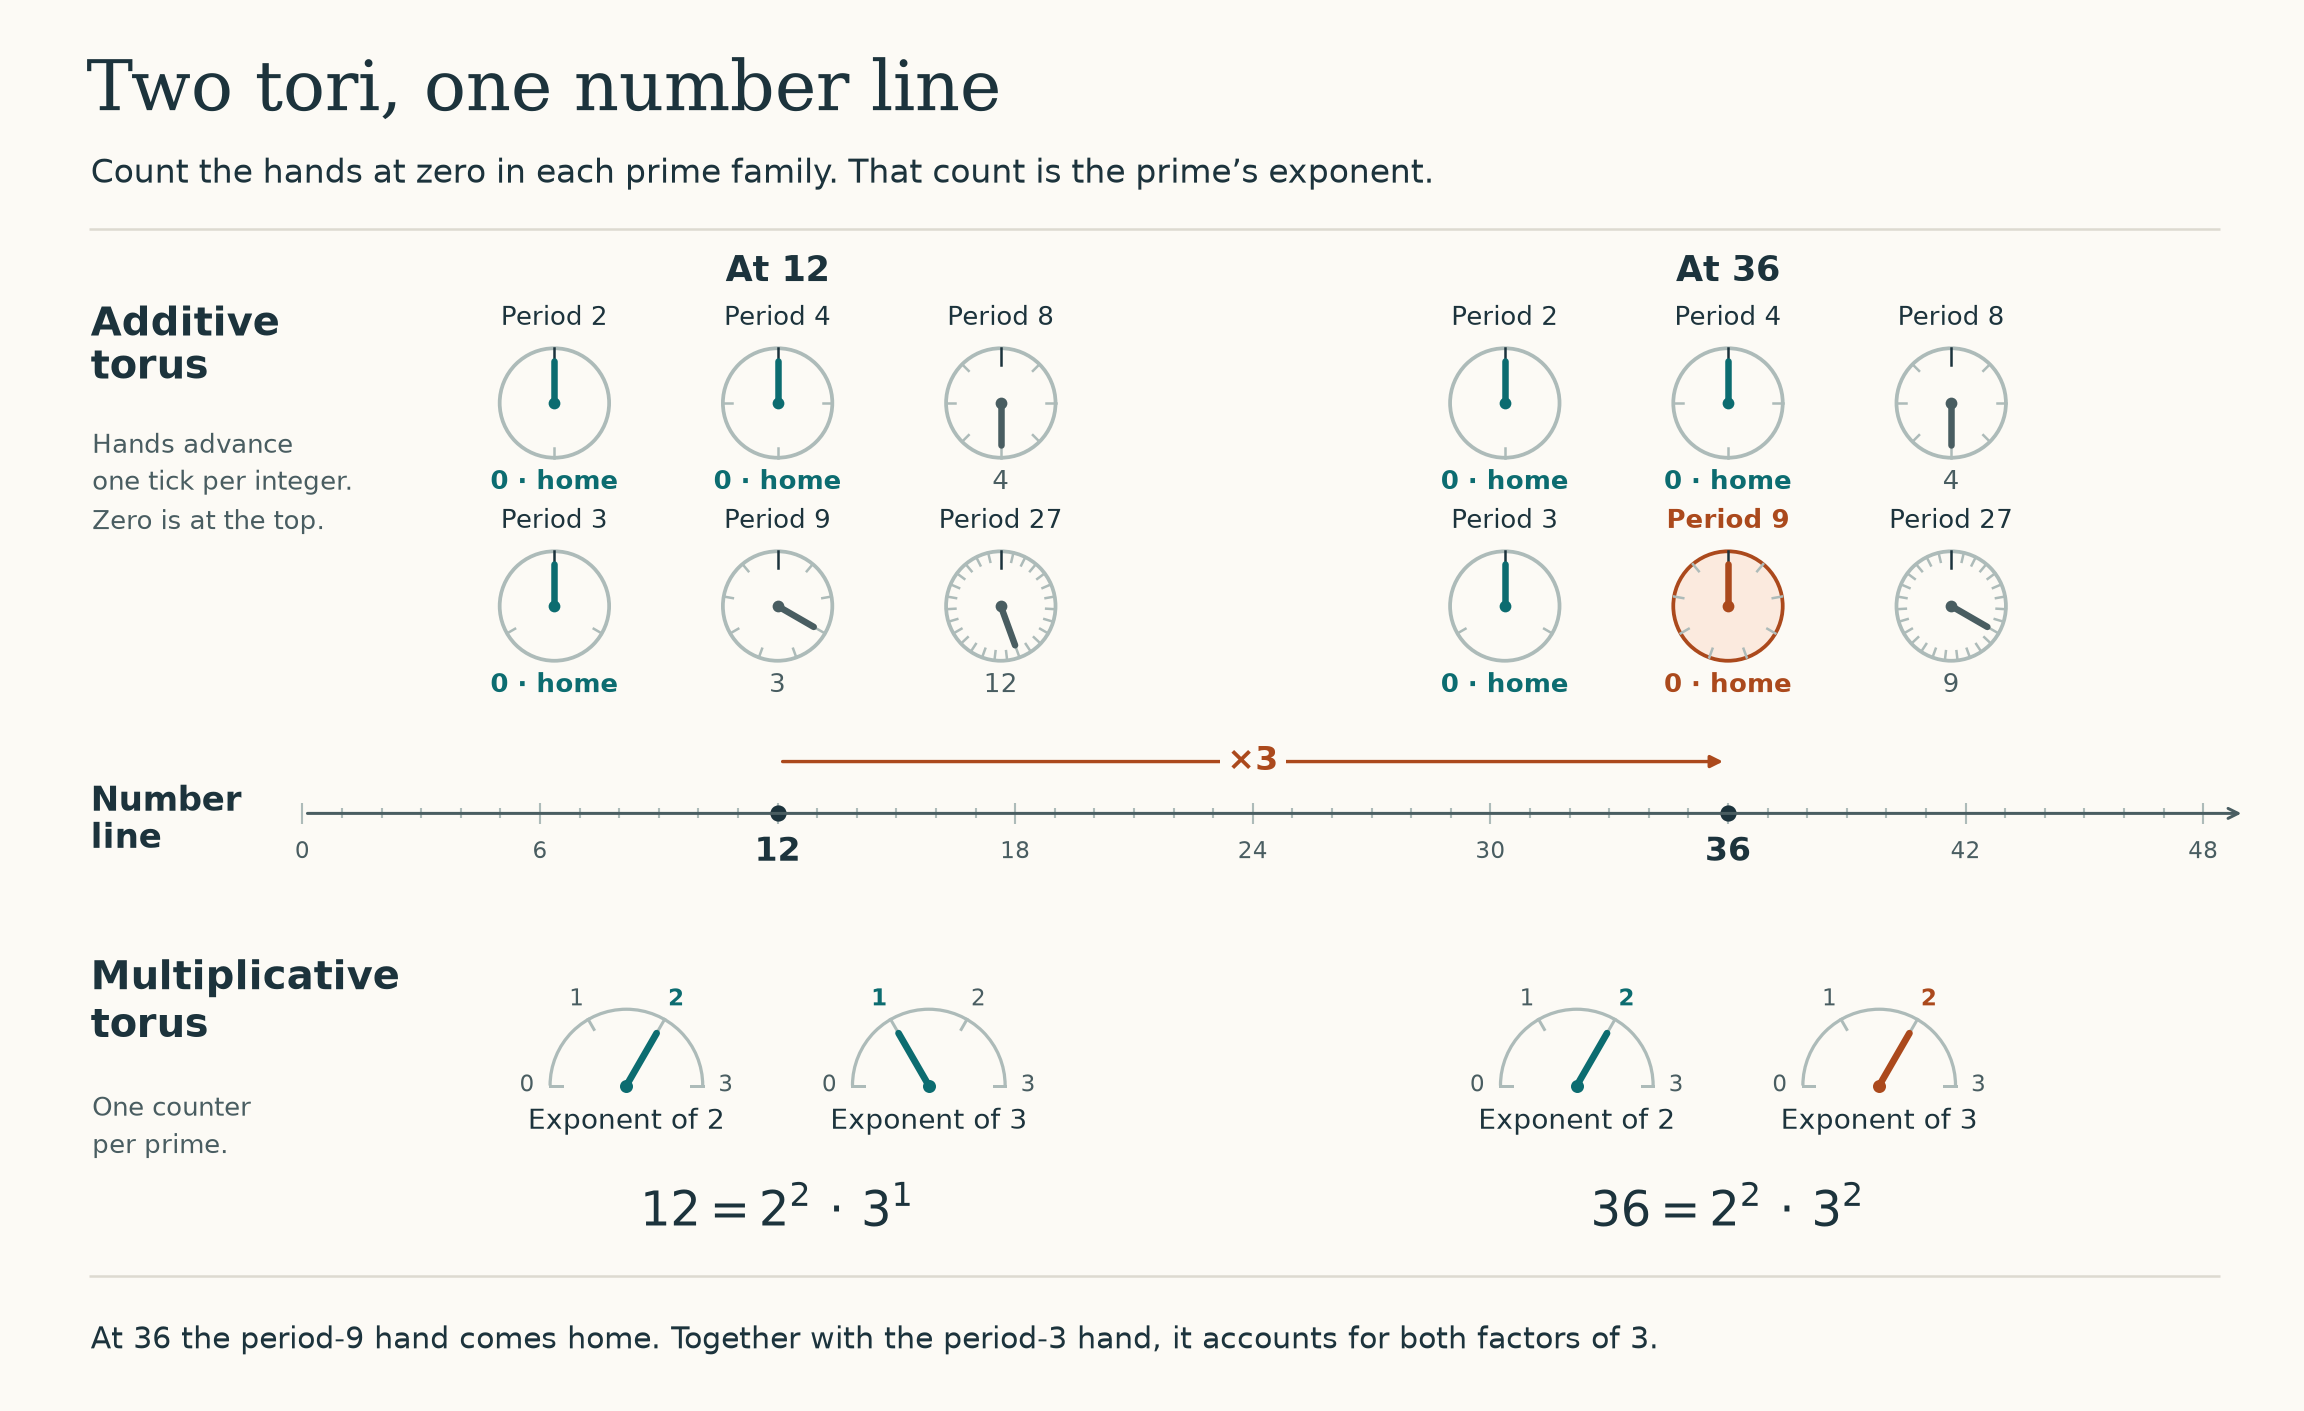

Write Python code to recreate this figure.
"""Generate the two-tori clock figure next to this script with Matplotlib.

Run: python two_tori_clocks.py

An additive hand makes one clockwise turn per q integers. A prime counter
reads v_p(n), an integer with no wraparound. The example shows all prime
powers through the first one that does not divide either selected number.
"""

from math import cos, pi, sin
from pathlib import Path

import matplotlib
matplotlib.use("Agg")
import matplotlib.pyplot as plt
from matplotlib.patches import Arc, Circle


START, MULTIPLIER = 12, 3
PRIMES = (2, 3)
PAPER, INK, MUTED = "#FCFAF5", "#1C333C", "#495D61"
RULE, DIAL = "#DDDAD0", "#ADBBB9"
HOME, COPPER = "#0C6C70", "#AB491C"


def valuation(n, prime):
    exponent = 0
    while n % prime == 0:
        exponent += 1
        n //= prime
    return exponent


def label(ax, x, y, text, size, color=INK, **kwargs):
    ax.text(x, y, text, fontsize=size, color=color, va="center", **kwargs)


def additive_clock(ax, x, y, n, period, highlight):
    remainder = n % period
    radius = 0.38
    color = COPPER if highlight else (HOME if remainder == 0 else MUTED)
    face = "#FBEADE" if highlight else PAPER
    ax.add_patch(Circle((x, y), radius, fc=face, ec=color if highlight else DIAL, lw=1.5))
    for tick in range(period):
        angle = pi / 2 - 2 * pi * tick / period
        dx, dy = cos(angle), sin(angle)
        inner = 0.70 if tick == 0 else 0.83
        ax.plot([x + radius * inner * dx, x + radius * dx],
                [y + radius * inner * dy, y + radius * dy],
                color=INK if tick == 0 else DIAL, lw=1)
    angle = pi / 2 - 2 * pi * remainder / period
    end_x, end_y = x + 0.29 * cos(angle), y + 0.29 * sin(angle)
    ax.plot([x, end_x], [y, end_y], color=color, lw=2.6, solid_capstyle="round")
    ax.plot(x, y, "o", color=color, ms=3.7)
    label(ax, x, y + 0.59, f"Period {period}", 10.5, color if highlight else INK,
          ha="center", weight="bold" if highlight else "normal")
    reading = "0 · home" if remainder == 0 else str(remainder)
    label(ax, x, y - 0.55, reading, 10.5, color, ha="center",
          weight="bold" if remainder == 0 else "normal")


def prime_counter(ax, x, y, prime, exponent, maximum, highlight):
    color = COPPER if highlight else HOME
    radius = 0.53
    ax.add_patch(Arc((x, y), 2 * radius, 2 * radius, theta1=0, theta2=180,
                     color=DIAL, lw=1.3))
    for mark in range(maximum + 1):
        angle = pi * (1 - mark / maximum)
        dx, dy = cos(angle), sin(angle)
        ax.plot([x + 0.45 * dx, x + radius * dx], [y + 0.45 * dy, y + radius * dy],
                color=DIAL, lw=1.2)
        label(ax, x + 0.69 * dx, y + 0.69 * dy, str(mark), 9,
              color if mark == exponent else MUTED, ha="center",
              weight="bold" if mark == exponent else "normal")
    angle = pi * (1 - exponent / maximum)
    ax.plot([x, x + 0.42 * cos(angle)], [y, y + 0.42 * sin(angle)],
            lw=2.7, color=color, solid_capstyle="round")
    ax.plot(x, y, "o", color=color, ms=4.2)
    label(ax, x, y - 0.25, f"Exponent of {prime}", 11, ha="center")


def draw_number_line(ax, numbers, centers):
    left, right = centers
    start, end = numbers
    unit = (right - left) / (end - start)
    origin = left - start * unit
    y = 4.15
    ax.annotate("", (15.6, y), (origin, y),
                arrowprops=dict(arrowstyle="->", color=MUTED, lw=1.2))
    for n in range(49):
        x = origin + n * unit
        height = 0.075 if n % 6 == 0 else 0.035
        ax.vlines(x, y - height, y + height, lw=0.85, color=DIAL)
        if n % 6 == 0:
            selected = n in numbers
            label(ax, x, y - 0.27, str(n), 13 if selected else 9,
                  INK if selected else MUTED, ha="center",
                  weight="bold" if selected else "normal")
    ax.plot(centers, [y, y], "o", color=INK, ms=5.5)
    ax.annotate("", (right, y + 0.36), (left, y + 0.36),
                arrowprops=dict(arrowstyle="-|>", color=COPPER, lw=1.35))
    label(ax, (left + right) / 2, y + 0.36, f"×{MULTIPLIER}", 13, COPPER, ha="center",
          weight="bold", bbox=dict(facecolor=PAPER, edgecolor="none", pad=3))


def main():
    numbers = (START, START * MULTIPLIER)
    centers = (5.4, 12.0)
    fig = plt.figure(figsize=(12.8, 7.84), facecolor=PAPER)
    ax = fig.add_axes([0, 0, 1, 1], aspect="equal", xlim=(0, 16), ylim=(0, 9.8))
    ax.set_axis_off()
    label(ax, 0.6, 9.16, "Two tori, one number line", 28, family="DejaVu Serif")
    label(ax, 0.63, 8.59, "Count the hands at zero in each prime family. "
          "That count is the prime’s exponent.", 13)
    ax.hlines(8.21, 0.62, 15.42, colors=RULE, lw=1)

    label(ax, 0.63, 7.42, "Additive\ntorus", 16, weight="bold", linespacing=1.1)
    label(ax, 0.64, 6.45, "Hands advance\none tick per integer.\nZero is at the top.", 10.5,
          MUTED, linespacing=1.5)
    label(ax, 0.63, 4.13, "Number\nline", 13.5, weight="bold", linespacing=1.1)
    label(ax, 0.63, 2.85, "Multiplicative\ntorus", 16, weight="bold", linespacing=1.12)
    label(ax, 0.64, 1.98, "One counter\nper prime.", 10.5, MUTED, linespacing=1.5)
    draw_number_line(ax, numbers, centers)

    for n, center in zip(numbers, centers):
        label(ax, center, 7.91, f"At {n}", 14, ha="center", weight="bold")
        factor_terms = []
        for p, row, gauge_x in zip(PRIMES, (7.00, 5.59), (center - 1.05, center + 1.05)):
            exponent = valuation(n, p)
            max_exponent = max(valuation(value, p) for value in numbers)
            periods = [p ** power for power in range(1, max_exponent + 2)]
            for index, period in enumerate(periods):
                x = center + (index - (len(periods) - 1) / 2) * 1.55
                newly_home = n == numbers[1] and n % period == 0 and START % period != 0
                additive_clock(ax, x, row, n, period, newly_home)
            prime_counter(ax, gauge_x, 2.26, p, exponent, max_exponent + 1,
                          highlight=n == numbers[1] and exponent != valuation(START, p))
            factor_terms.append(rf"{p}^{{{exponent}}}")
        factorization = r"\,\cdot\,".join(factor_terms)
        label(ax, center, 1.40, rf"${n}={factorization}$", 19, ha="center")

    ax.hlines(0.94, 0.62, 15.42, colors=RULE, lw=1)
    label(ax, 0.63, 0.49, "At 36 the period-9 hand comes home. "
          "Together with the period-3 hand, it accounts for both factors of 3.", 12)
    path = Path(__file__).resolve().with_suffix(".png")
    fig.savefig(path, dpi=180, facecolor=PAPER)
    plt.close(fig)
    print(path)


if __name__ == "__main__":
    main()
